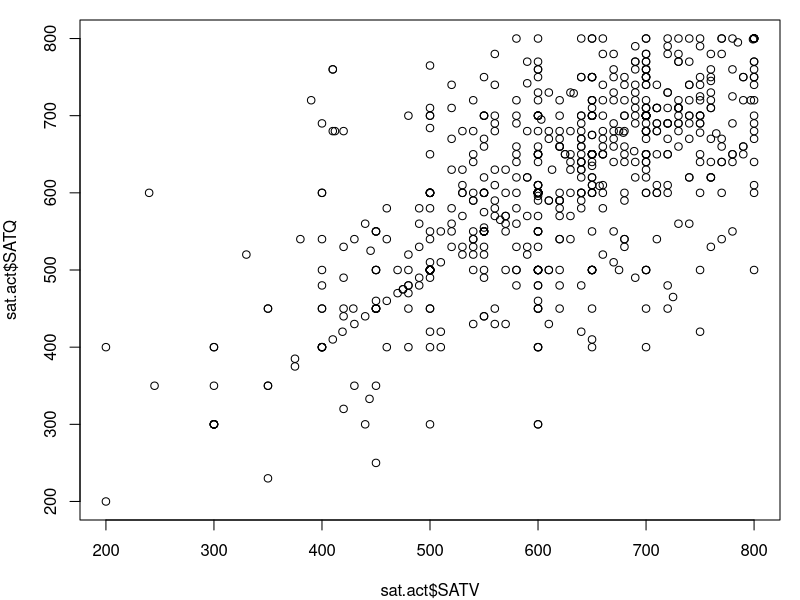
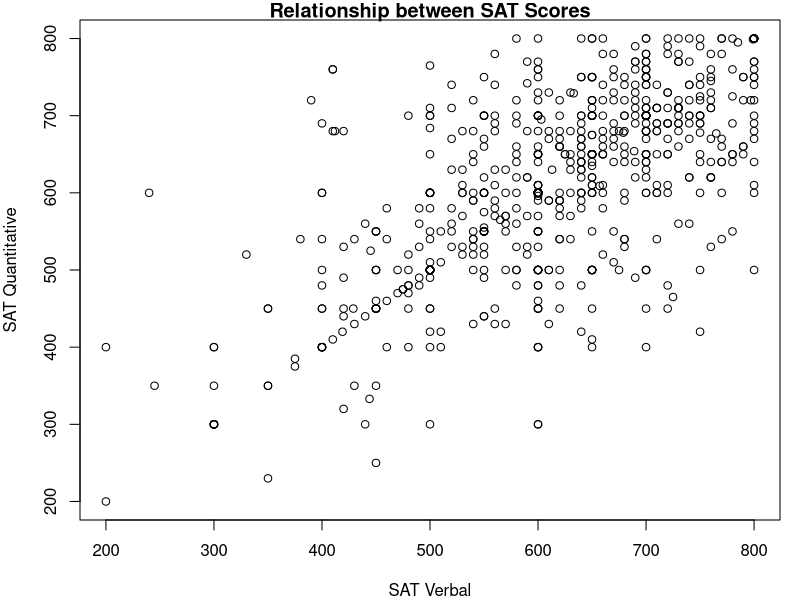
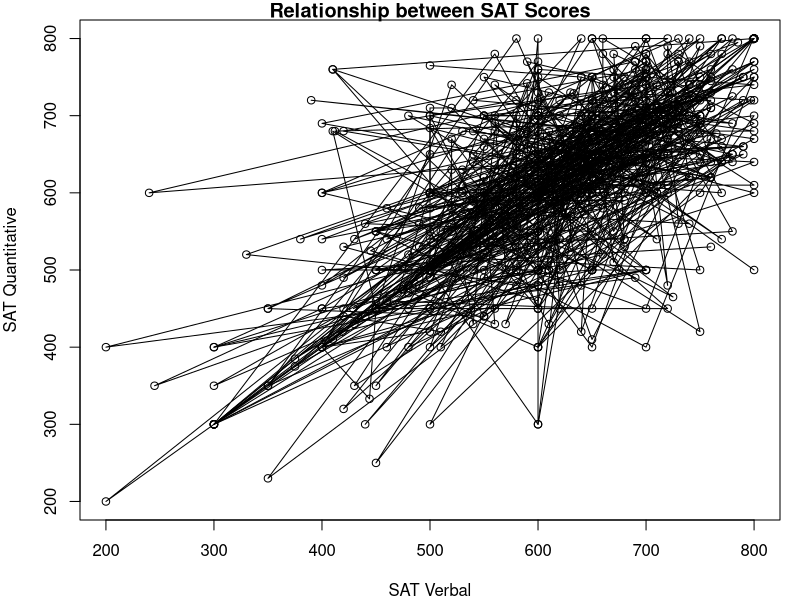
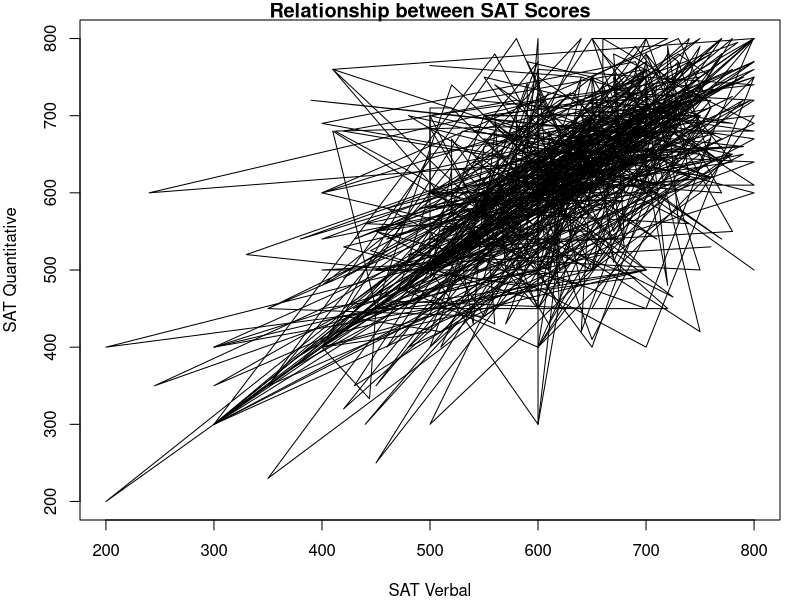
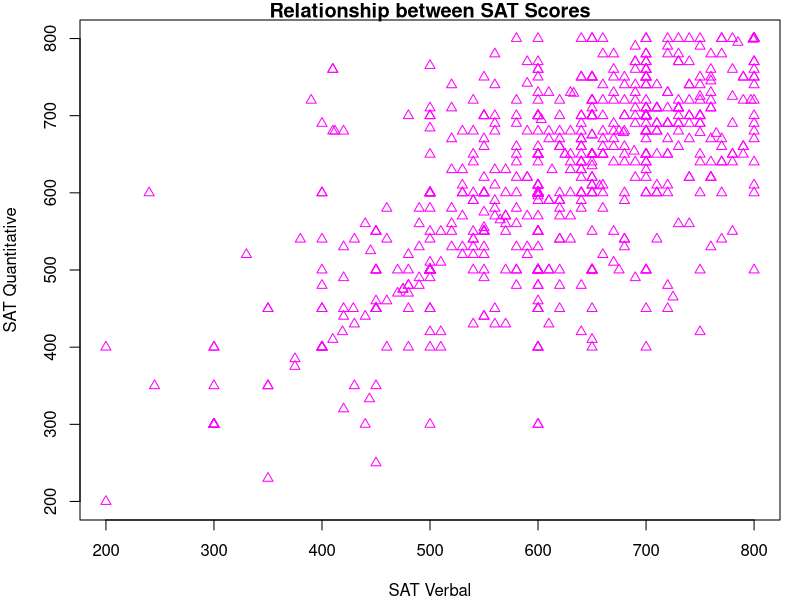
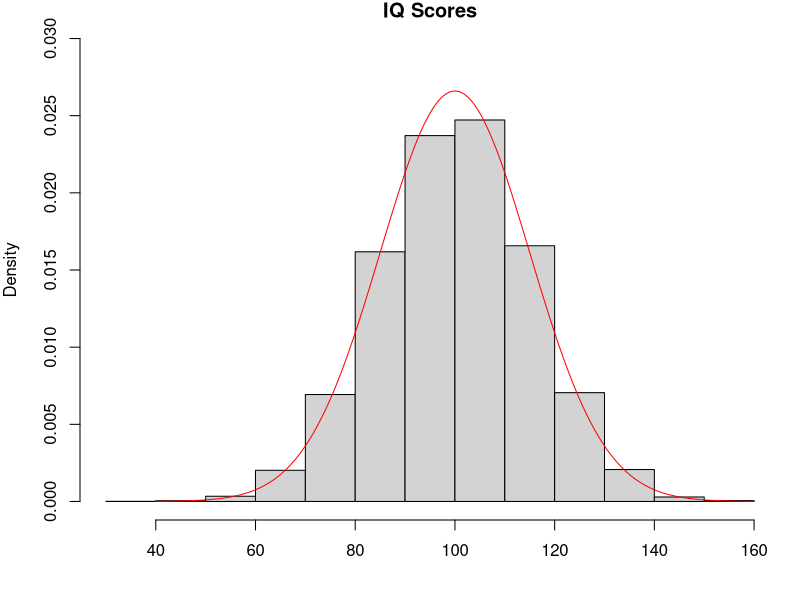

The R source for these figures, in order:
## ---- chunk 1
knitr::opts_chunk$set(fig.align = "center")
# Load libraries
library(psych)
defaults <- par(mar = c(4,4,1,1), no.readonly = TRUE)
## ---- chunk 2
summary(sat.act)
## ---- chunk 3
plot(sat.act$SATV, sat.act$SATQ) # Access the columns as vectors using $ syntax
## ---- chunk 4
plot(sat.act$SATV, sat.act$SATQ,
     xlab = "SAT Verbal", ylab = "SAT Quantitative",
     main = "Relationship between SAT Scores")
## ---- chunk 5
# Lines and points
plot(sat.act$SATV, sat.act$SATQ,
     xlab = "SAT Verbal", ylab = "SAT Quantitative",
     main = "Relationship between SAT Scores",
     type = "o")

# Just lines
plot(sat.act$SATV, sat.act$SATQ,
     xlab = "SAT Verbal", ylab = "SAT Quantitative",
     main = "Relationship between SAT Scores",
     type = "l")
## ---- chunk 6
# Lines and points
plot(sat.act$SATV, sat.act$SATQ,
     xlab = "SAT Verbal", ylab = "SAT Quantitative",
     main = "Relationship between SAT Scores",
     col="magenta", pch=2)
## ---- chunk 7
hist(rnorm(10000, mean=100, sd=15), freq=FALSE, ylim=c(0, .03), xlab='', main='IQ Scores')
points(x=seq(40, 160, .001), y=dnorm(seq(40, 160, .001), mean=100, sd=15), type='l', col='red')
## ---- chunk 8
pnorm(80, mean=100, sd=15)
## ---- chunk 9
pnorm(80, mean=100, sd=15, lower.tail=FALSE)
## ---- chunk 10
1-pnorm(80, mean=100, sd=15)
## ---- chunk 11
qnorm(.95, mean=100, sd=15)
## ---- chunk 12
qnorm(.95, mean=100, sd=15, lower.tail=FALSE)
## ---- chunk 13
rnorm(50, mean=100, sd=15)
## ---- chunk 14
IQ135_z <- (135-100)/15
IQ135_z
## ---- chunk 15
qnorm(.025)
qnorm(.975)
## ---- chunk 16
IQ135_z_prob <- 1-pnorm(IQ135_z)
## ---- chunk 17
IQ135_prob <- 1-pnorm(135, mean=100, sd=15)
## ---- chunk 18
t.test(sat.act$SATV)
## ---- chunk 19
t.test(sat.act$SATV, mu=600)
## ---- chunk 20

# Calculate difference scores
sat.act$SAT_diff <- sat.act$SATV-sat.act$SATQ

# Run a one-sample t-test
t.test(sat.act$SAT_diff)

## ---- chunk 21
t.test(sat.act$SATV, sat.act$SATQ, paired=TRUE)
## ---- chunk 22
t.test(sat.act$SATQ[sat.act$gender==1], sat.act$SATQ[sat.act$gender==2], paired=FALSE)
## ---- chunk 23

# Subset the groups
male_SATQ <- sat.act$SATQ[sat.act$gender==1]
female_SATQ <- sat.act$SATQ[sat.act$gender==2]

# Run a two-sample t-test
t.test(male_SATQ, female_SATQ, paired=FALSE)

## ---- chunk 24
aov(sat.act$SATV ~ sat.act$education)
## ---- chunk 25
educ_aov <- aov(sat.act$SATV ~ sat.act$education)
summary(educ_aov)
## ---- chunk 26
educ_aov <- aov(SATV ~ education, data=sat.act)
summary(educ_aov)
## ---- chunk 27
educ_gender_aov <- aov(SATQ ~ education + gender, data=sat.act)
summary(educ_gender_aov)
## ---- chunk 28
educ_gender_aov_int <- aov(SATQ ~ education * gender, data=sat.act)
summary(educ_gender_aov_int)
